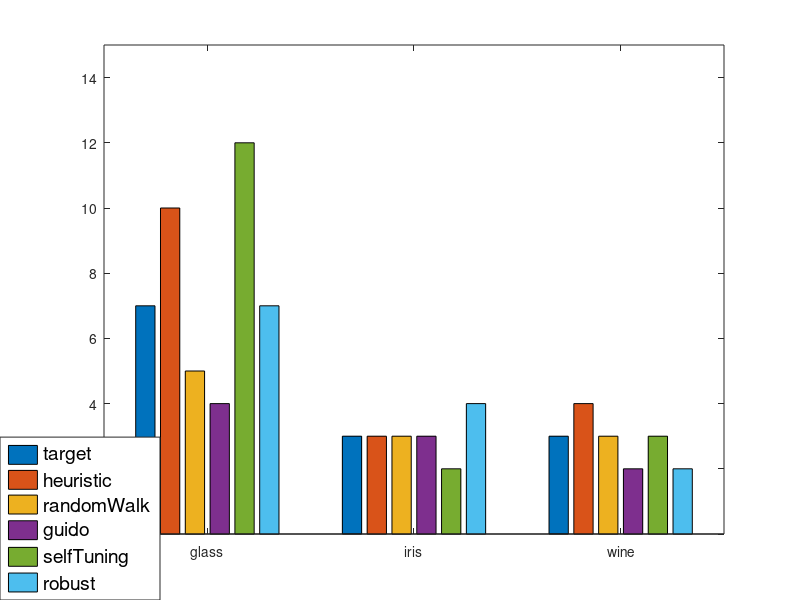

Source code (MATLAB):
load res1.mat
best1 = best(1:3,:);
best2 = best(4:6,:);
best3 = best(7:9,:);
l = cell(6,1);
l{1} = 'target';
l{2} = 'heuristic';
l{3} = 'randomWalk';
l{4} = 'guido';
l{5} = 'selfTuning';
l{6} = 'robust';

h1 = bar(best1);
set(gca,'XTickLabel',{'boat', 'doughnut', '4gauss'})
l1 = legend(h1,l);
set(l1,'position',[0 0 0.2 0.2],'FontSize', 14)
ylim([0 6]);

h2 = bar(best2);
set(gca,'XTickLabel',{'moon','noisy','regular'})
l2 = legend(h2,l,'location','northwest');
set(l2,'position',[0 0 0.2 0.2],'FontSize', 14)

h3 = bar(best3);
set(gca,'XTickLabel',{'glass','iris','wine'})
l3 = legend(h3,l);
set(l3,'position',[0 0 0.2 0.2],'FontSize', 14)
ylim([0 15]);


load res2.mat;
average = zeros(9,4);
stddev = zeros(9,4);

for i=1:9
    for j=1:4
       average(i,j) = mean(avg{i}(:,j)); 
       stddev(i,j) = std(avg{i}(:,j));
    end
end
average = [[3;2;4;2;2;16;7;3;3], average];
